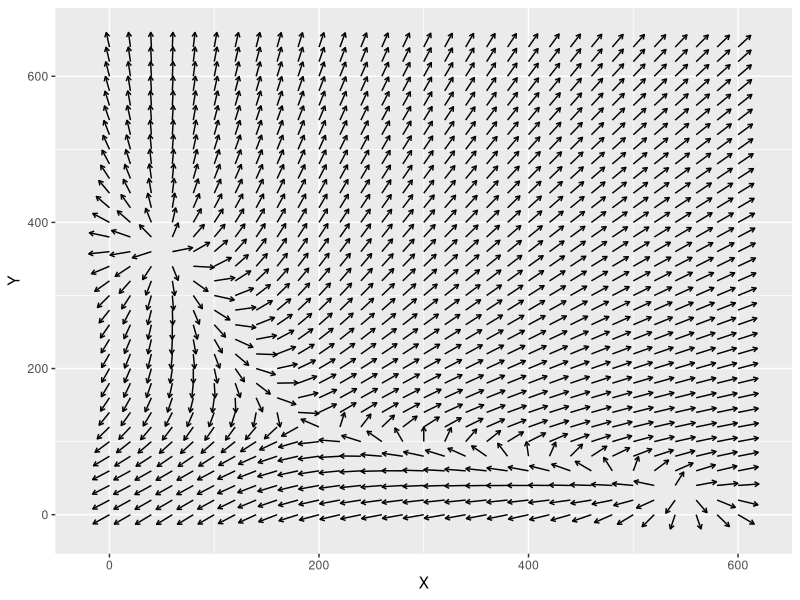
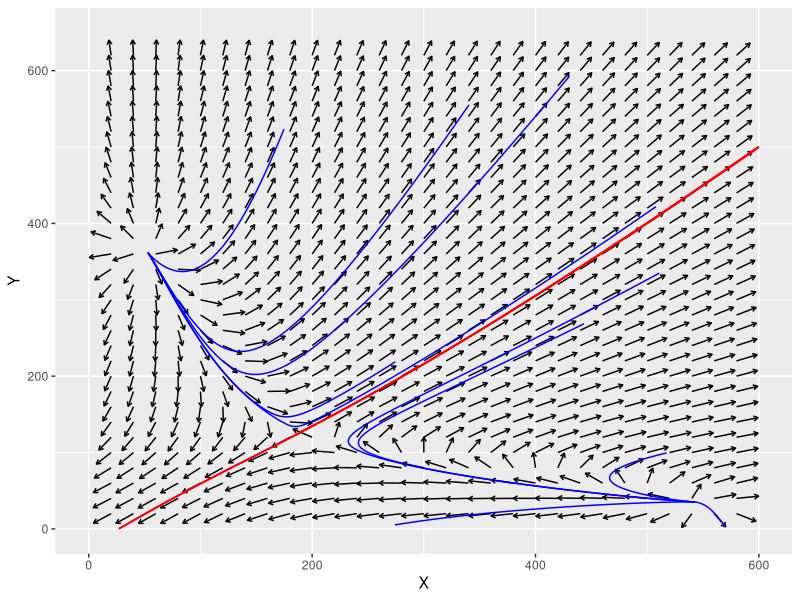

The R script that drew these images, in order:
## ---- chunk 1
knitr::opts_chunk$set(echo = TRUE)
## ---- chunk 2
library(ggplot2)
hill_inh <- function(X,X0,n) {
  a = (X/X0)**n
  return(1/(1+a))
}

derivs_ts_revised <- function(t, Xs) {
  X = Xs[1]
  Y = Xs[2]
  dxdt = -(5 + 50 * hill_inh(Y, 100, 4) - 0.1 * X)
  dydt = -(4 + 40 * hill_inh(X, 150, 4) - 0.12 * Y)
  return(c(dxdt, dydt))
}

X_all = seq(0, 600, by=20)   # all X grids
Y_all = seq(0, 650, by=20)   # all Y grids
XY_all = expand.grid(X_all, Y_all)   # all combinations of X and Y

results_unit = t(apply(XY_all, MARGIN=1, function(Xs) {
  v = derivs_ts_revised(0, Xs)
  v_norm = v / sqrt(v[1]**2 + v[2]**2)
  return(c(Xs, v_norm))})) # generate all vector field data
colnames(results_unit) = c("X", "Y", "dX", "dY")

p1 = ggplot(data=as.data.frame(results_unit), aes(x=X, y=Y)) + 
  geom_segment(aes(xend=X+20*dX, yend=Y+20*dY), arrow = arrow(length = unit(0.05,"in")))
p1 
## ---- chunk 3
# 4th order Runge-Kutta (RK4) for a generic multi-variable system
RK4_generic <- function(derivs, X0, t.total, dt, ...){
  # derivs: the function of the derivatives 
  # X0: initial condition, a vector of multiple variables
  # t.total: total simulation time, assuming t starts from 0 at the beginning
  # dt: time step size 
  t_all = seq(0, t.total, by=dt)
  n_all = length(t_all)
  nx = length(X0)
  X_all = matrix(0, nrow = n_all, ncol = nx)
  X_all[1,] =  X0
  for (i in 1:(n_all-1)) {
    t_0= t_all[i]
    t_0.5 = t_0 + 0.5*dt
    t_1 = t_0 + dt
    k1 = dt * derivs(t_0,X_all[i,],...)
    k2 = dt * derivs(t_0.5,X_all[i,] + k1/2,...)
    k3 = dt * derivs(t_0.5,X_all[i,] + k2/2,...)
    k4 = dt * derivs(t_1,X_all[i,] + k3,...)
    X_all[i+1,] = X_all[i,] + (k1+2*k2+2*k3+k4)/6
  }
  return(cbind(t_all, X_all))   # the output is a matrix of t & X(t) for all time steps
}

derivs_ts_orig <- function(t, Xs) {
  X = Xs[1]
  Y = Xs[2]
  dxdt = 5 + 50 * hill_inh(Y, 100, 4) - 0.1 * X
  dydt = 4 + 40 * hill_inh(X, 150, 4) - 0.12 * Y
  return(c(dxdt, dydt))
}

set.seed(77)   # set the seed for the random number generator, remove this line to generate more random initial conditions
t.total = 100
dt  = 0.01
X_range = c(0,600)
Y_range = c(0,650)

X_init_all = array(runif(20, 0, 600), dim = c(10,2)) # generate 10 random initial conditions
for(i in seq_len(nrow(X_init_all))){
  results = RK4_generic(derivs_ts_orig, X_init_all[i,], t.total, dt)
  colnames(results) = c("t", "X", "Y")
  p1 = p1 + geom_path(data=as.data.frame(results), aes(x=X, y=Y), color = "blue")
}
X_init_all = array(runif(20, -1, 1), dim = c(10,2)) # generate 10 random initial conditions

for(i in seq_len(nrow(X_init_all))){
  X_init = X_init_all[i,] + c(189.96888, 126.64398)
  results = RK4_generic(derivs_ts_revised, X_init, t.total, dt)
  results = results[which(((results[,2] - X_range[1])*(results[,2] - X_range[2]) <0) &
          ((results[,3] - Y_range[1])*(results[,3] - Y_range[2]) < 0)),] # filter points outside of the plotting area
  colnames(results) = c("t", "X", "Y")
  p1 = p1 + geom_path(data=as.data.frame(results), aes(x=X, y=Y), color = "red")
}

p1 + xlim(0, 600) + ylim(0, 650)
